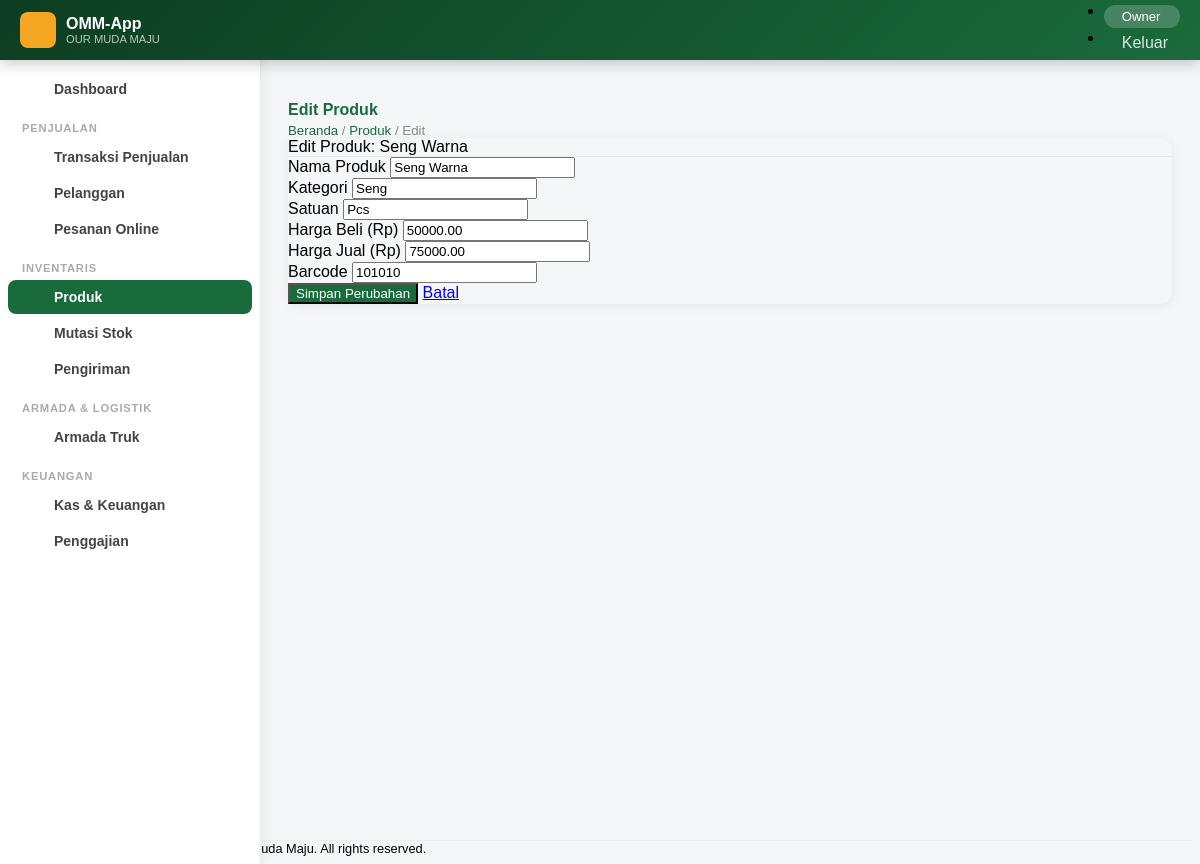
Screenshot of /produk-edit.php?id=1 (signed in) with the database file from the repository.
### tables this page shows
CREATE TABLE `produk` (
  `id_produk` int NOT NULL AUTO_INCREMENT,
  `nama_produk` varchar(100) NOT NULL,
  `kategori` varchar(50) NOT NULL,
  `satuan` varchar(20) NOT NULL,
  `harga_beli` decimal(12,2) NOT NULL,
  `harga_jual` decimal(12,2) NOT NULL,
  `barcode` varchar(50) NOT NULL,
  `created_at` timestamp NULL DEFAULT CURRENT_TIMESTAMP,
  `foto` varchar(255) DEFAULT NULL COMMENT 'Foto Produk',
  PRIMARY KEY (`id_produk`)
);

### koneksi.php (called while the page is built, shortened)
<?php
class Koneksi {
    private $db_host = 'localhost',
            $db_user = 'root',
            $db_pass = 'kristin',
            $db_name = 'db_toko_bangunan';
    function __construct() {
        try {
            $this->db = new PDO(
                "mysql:host=$this->db_host;dbname=$this->db_name;charset=utf8",
                $this->db_user,
                $this->db_pass,
                [PDO::ATTR_ERRMODE => PDO::ERRMODE_EXCEPTION]
            );
        } catch (PDOException $e) {
            die('<div class="alert alert-danger m-3">Koneksi database gagal: ' . $e->getMessage() . '</div>');
        }
    }
}
?>

### Dml.php (called while the page is built, shortened)
<?php
include_once "koneksi.php";
class Dml extends Koneksi {
    public function queryOne($sql, $params = [])
    {
        $q = $this->db->prepare($sql);
        $q->execute($params);
        return $q->fetch(PDO::FETCH_ASSOC);
    }
}
?>

### produk-edit.php (the view, shortened to what this page needs)
<?php
include "Dml.php";
$db = new Dml();
$id = intval($_GET['id'] ?? 0);
$produk = $db->queryOne("SELECT * FROM produk WHERE id_produk=?", [$id]);
include "header.php";
?>
<main id="main">
<div class="mb-4">
    <h4 class="page-title mb-0"><i class="bi bi-pencil-square me-2"></i>Edit Produk</h4>
    <div class="page-breadcrumb"><a href="beranda.php">Beranda</a> / <a href="produk.php">Produk</a> / Edit</div>
</div>
<div class="row justify-content-center">
<div class="col-lg-7">
<div class="card">
    <div class="card-header bg-white py-3"><span class="fw-bold text-dark">Edit Produk: <?php echo htmlspecialchars($produk['nama_produk']); ?></span></div>
    <div class="card-body">
        <form method="post">
            <div class="mb-3">
                <label class="form-label fw-semibold">Nama Produk</label>
                <input type="text" name="nama_produk" class="form-control" value="<?php echo htmlspecialchars($produk['nama_produk']); ?>" required>
            </div>
            <div class="row g-3 mb-3">
                <div class="col-md-6">
                    <label class="form-label fw-semibold">Kategori</label>
                    <input type="text" name="kategori" class="form-control" value="<?php echo htmlspecialchars($produk['kategori']); ?>" required>
                </div>
                <div class="col-md-6">
                    <label class="form-label fw-semibold">Satuan</label>
                    <input type="text" name="satuan" class="form-control" value="<?php echo htmlspecialchars($produk['satuan']); ?>" required>
                </div>
            </div>
            <div class="row g-3 mb-3">
                <div class="col-md-6">
                    <label class="form-label fw-semibold">Harga Beli (Rp)</label>
                    <input type="number" name="harga_beli" class="form-control" value="<?php echo $produk['harga_beli']; ?>" required>
                </div>
                <div class="col-md-6">
                    <label class="form-label fw-semibold">Harga Jual (Rp)</label>
                    <input type="number" name="harga_jual" class="form-control" value="<?php echo $produk['harga_jual']; ?>" required>
                </div>
            </div>
            <div class="mb-4">
                <label class="form-label fw-semibold">Barcode</label>
                <input type="text" name="barcode" class="form-control" value="<?php echo htmlspecialchars($produk['barcode']); ?>" required>
            </div>
            <div class="d-flex gap-2">
                <button type="submit" class="btn btn-btj"><i class="bi bi-check-circle me-1"></i>Simpan Perubahan</button>
                <a href="produk.php" class="btn btn-outline-secondary">Batal</a>
            </div>
        </form>
    </div>
</div>
</div>
</div>
</main>
<?php include "footer.php"; ?>

### assets/css/main.css (style rules this page uses)
:root { --btj-primary: #1a6b3c; --btj-secondary: #f5a623; --btj-accent: #e8f5e9; --btj-dark: #0d3d22; --btj-sidebar-w: 260px; }
body { font-family: 'Nunito', sans-serif; background: #f4f6f8; }
#main { margin-left: var(--btj-sidebar-w); margin-top: 60px; padding: 20px; transition: all 0.3s; min-height: calc(100vh - 60px); }
.card { border: none; border-radius: 12px; box-shadow: 0 2px 12px rgba(0,0,0,0.07); }
.card-header { border-radius: 12px 12px 0 0 !important; border-bottom: 1px solid rgba(0,0,0,0.06); }
.btn-btj { background: var(--btj-primary); color: #fff; }
.page-title { font-family: 'Poppins', sans-serif; font-weight: 700; color: var(--btj-primary); margin-bottom: 4px; }
.page-breadcrumb { color: #888; font-size: 0.83rem; }
.page-breadcrumb a { color: var(--btj-primary); text-decoration: none; }

### rows the page displays
produk: nama_produk "Seng Warna", kategori "Seng", satuan "Pcs", harga_beli "50000.00", harga_jual "75000.00", barcode "101010"

### other values shown
$_SESSION['nama_role'] "Owner"
